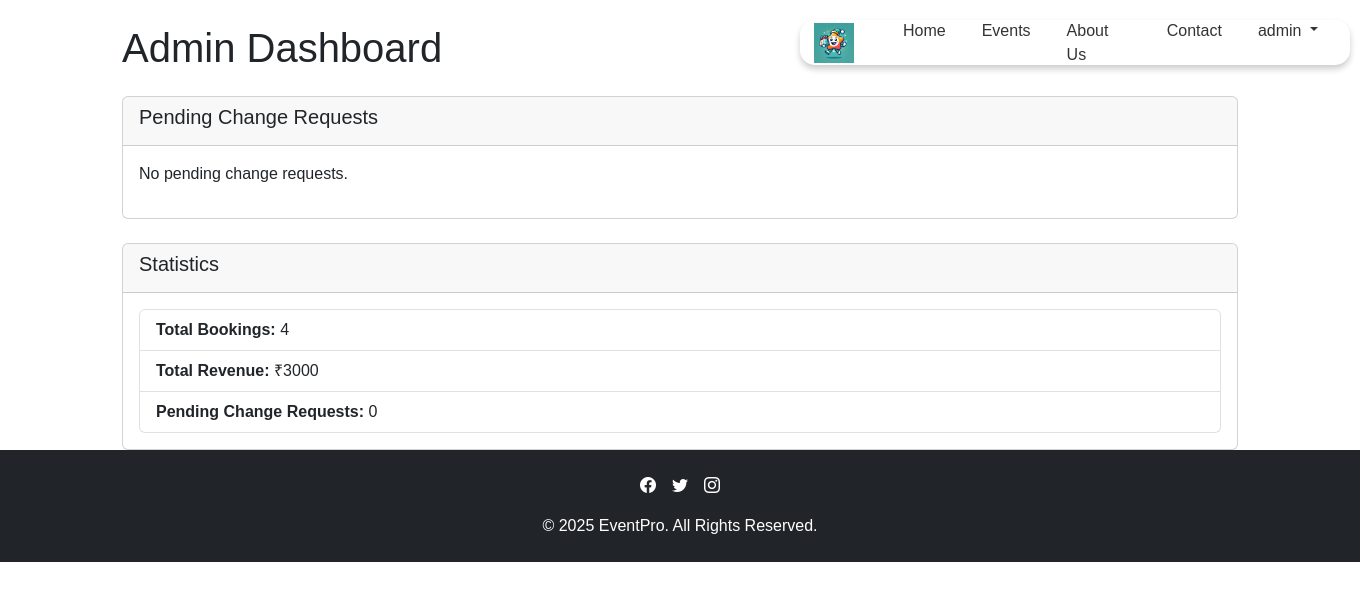
The page /user/admin-dashboard/ (signed in) on the database as committed earlier.
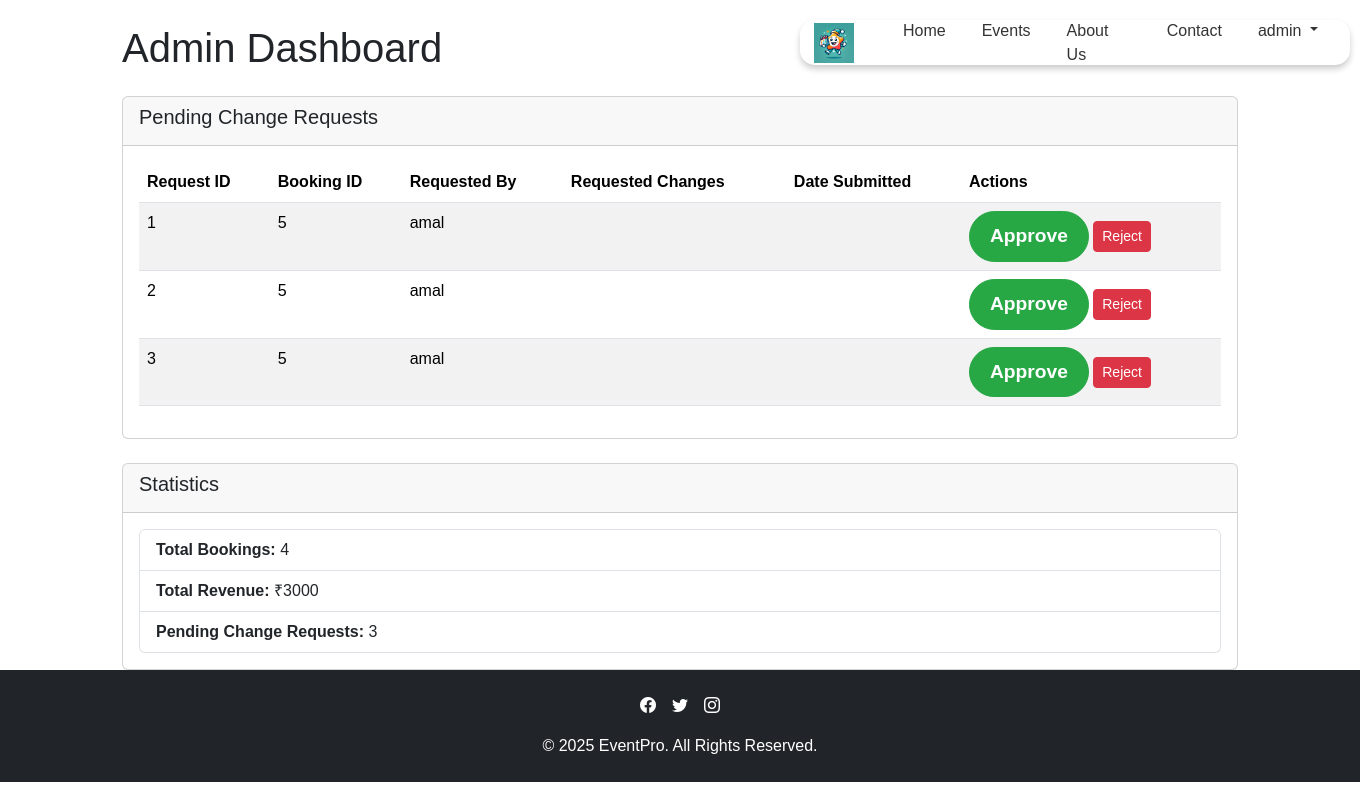
The same page on the database as committed later.
### userapp/models.py (models this page shows, shortened)
class ChangeRequest(models.Model):
    user = models.ForeignKey(CustomUser, on_delete=models.CASCADE)
    booking = models.ForeignKey(Booking, on_delete=models.CASCADE)
    request_type = models.CharField(
        max_length=50,
        choices=[('Date', 'Date'), ('Venue', 'Venue')]
    )  # What change is requested
    new_value = models.CharField(max_length=255)  # The new date/venue requested
    status = models.CharField(
        max_length=50,
        choices=[('Pending', 'Pending'), ('Approved', 'Approved'), ('Rejected', 'Rejected')],
        default='Pending'
    )
    created_at = models.DateTimeField(auto_now_add=True)

class CustomUser(AbstractUser):
    phone_number = models.CharField(max_length=15, null=True, blank=True)
    address = models.TextField(null=True, blank=True)
    profile_picture = models.ImageField(upload_to='profile_pics/', null=True, blank=True)  # New field

### eventapp/models.py (models this page shows, shortened)
class Booking(models.Model):
    user = models.ForeignKey(settings.AUTH_USER_MODEL, on_delete=models.CASCADE, related_name='bookings')
    event_name = models.ForeignKey(Event, on_delete=models.CASCADE, related_name='bookings')
    event_date = models.DateField()
    venue = models.CharField(max_length=255)
    booking_date = models.DateField()
    admin_notes = models.TextField(blank=True, null=True)
    customer_request = models.TextField(blank=True, null=True)
    cus_name = models.CharField(max_length=255)
    cus_email = models.EmailField()
    cus_ph = models.CharField(max_length=10)
    description = models.TextField(blank=True, null=True)
    total_amount = models.DecimalField(max_digits=10, decimal_places=2, null=True, blank=True)

### userapp/views.py (the view)
# urls.py: path('admin-dashboard/', views.admin_dashboard, name='admin_dashboard'),
@staff_member_required
def admin_dashboard(request):
    if not request.user.is_staff:
        return redirect('userapp:booking_dashboard')
    total_bookings = Booking.objects.count()
    total_revenue = Booking.objects.aggregate(Sum('total_amount'))['total_amount__sum'] or 0
    pending_requests_count = ChangeRequest.objects.filter(status='Pending').count()
    pending_requests = ChangeRequest.objects.filter(status='Pending')
    context = {
        'total_bookings': total_bookings,
        'total_revenue': total_revenue,
        'pending_requests_count': pending_requests_count,
        'pending_requests': pending_requests,
    }
    return render(request, 'admin_dashboard.html', context)

### templates/admin_dashboard.html (shortened to what this page needs)
{% extends "base.html" %}
{% load static %}
{% block content %}
<div class="container mt-4">
    <h1 class="mb-4">Admin Dashboard</h1>
    <div class="card mb-4">
        <div class="card-header">
            <h5>Pending Change Requests</h5>
        </div>
        <div class="card-body">
            {% if pending_requests.exists %}
                <table class="table table-striped">
                    <thead>
                        <tr>
                            <th>Request ID</th>
                            <th>Booking ID</th>
                            <th>Requested By</th>
                            <th>Requested Changes</th>
                            <th>Date Submitted</th>
                            <th>Actions</th>
                        </tr>
                    </thead>
                    <tbody>
                        {% for request in pending_requests %}
                            <tr>
                                <td>{{ request.id }}</td>
                                <td>{{ request.booking.id }}</td>
                                <td>{{ request.booking.user.username }}</td>
                                <td>
                                </td>
                                <td>{{ request.date_submitted }}</td>
                                <td>
                                    <a href="{% url 'approve_request' request.id %}" class="btn btn-success btn-sm">Approve</a>
                                    <a href="{% url 'reject_request' request.id %}" class="btn btn-danger btn-sm">Reject</a>
                                </td>
                            </tr>
                        {% endfor %}
                    </tbody>
                </table>
            {% else %}
                <p>No pending change requests.</p>
            {% endif %}
        </div>
    </div>
    <div class="card">
        <div class="card-header">
            <h5>Statistics</h5>
        </div>
        <div class="card-body">
            <ul class="list-group">
                <li class="list-group-item">
                    <strong>Total Bookings:</strong> {{ total_bookings }}
                </li>
                <li class="list-group-item">
                    <strong>Total Revenue:</strong> ₹{{ total_revenue }}
                </li>
                <li class="list-group-item">
                    <strong>Pending Change Requests:</strong> {{ pending_requests.count }}
                </li>
            </ul>
        </div>
    </div>
</div>
{% endblock content %}

Rows that differ between the two databases and show on the page:
added ChangeRequest: id "1", booking.id "5", booking.user.username "amal"
added ChangeRequest: id "2", booking.id "5", booking.user.username "amal"
added ChangeRequest: id "3", booking.id "5", booking.user.username "amal"
Other text that changed with them:
{{ pending_requests.count }}: "0" → "3"
text no longer shown: "No pending change requests."
text now shown: "Request ID Booking ID Requested By Requested Changes Date Submitted Actions"
